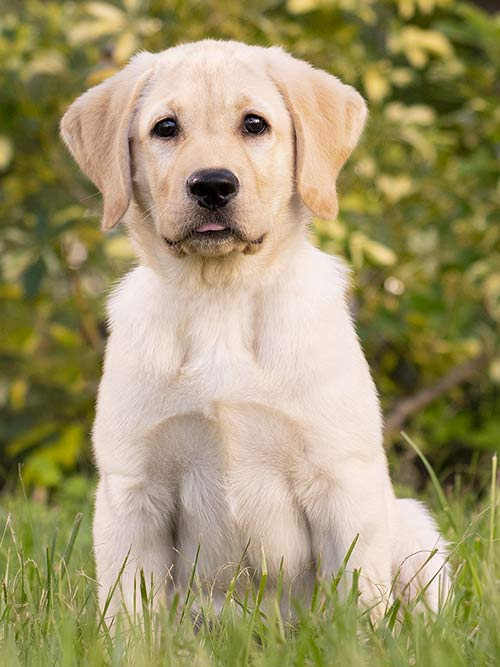
#> input picture Images/dog1.jpg, 500 x 667 px
$ python gradients.py
#> lines starting #> are read from the running program, lines starting #| are printed output that depends on the picture; after the words box and inside, x2 and y2 are one past the last pixel; in counts of white or black regions, pixels touching at a corner belong together
import cv2 as cv
import matplotlib.pyplot as plt
import numpy as np

dog = cv.imread('Images/dog1.jpg')
#> dog is the input picture: shape (667, 500, 3); mean B, G, R 108.8, 149.9, 160.6
gray  = cv.cvtColor(dog,cv.COLOR_BGR2GRAY)
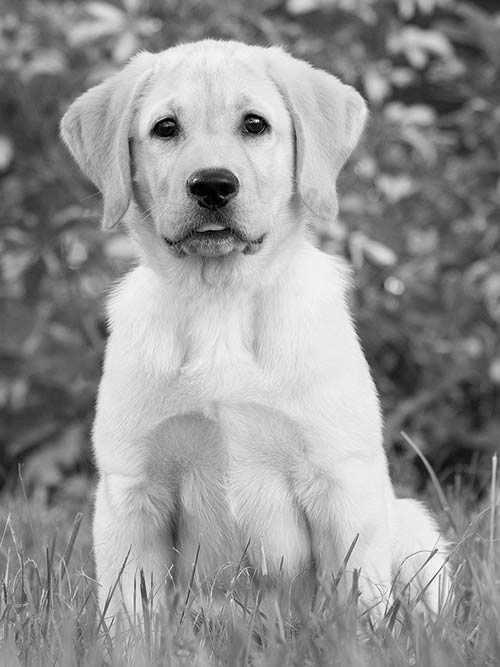
#> gray: shape (667, 500); min 0, max 254, mean 148.4
cv.imshow('gray',gray)

#laplacian
lap = cv.Laplacian(gray, cv.CV_64F)
lap = np.uint8(np.absolute(lap))
cv.imshow('lap',lap)

#sobel
sobelx = cv.Sobel(gray,cv.CV_64F, 1, 0)
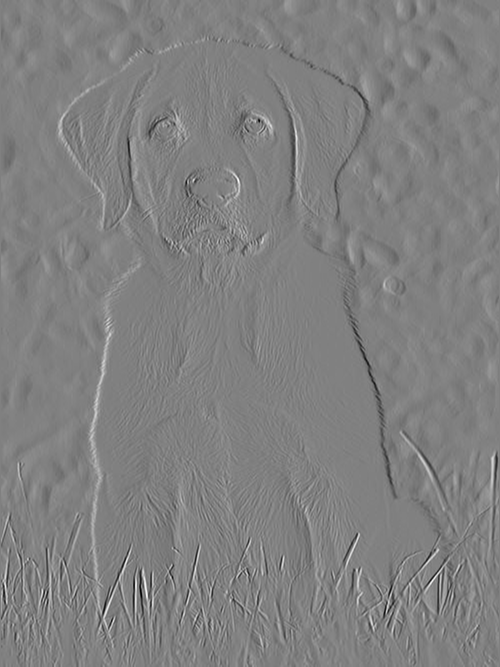
#> sobelx: shape (667, 500) float64; min -659, max 647, mean 0.2; drawn with min black and max white
sobely = cv.Sobel(gray,cv.CV_64F, 0, 1)

cv.imshow('sx',sobelx)
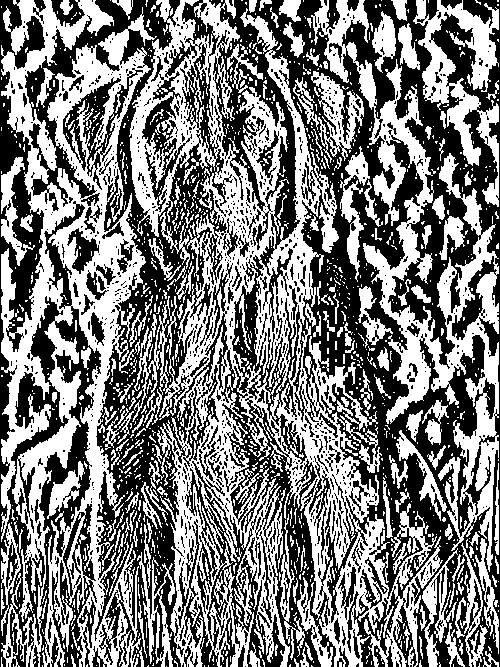
#> window 'sx': shape (667, 500); 48.9% white; 1286 white regions (1074 under 20 px), largest, box (x1, y1, x2, y2) and area: (129, 0, 443, 667) 61419, (1, 0, 157, 667) 41205, (311, 0, 499, 572) 20507
cv.imshow('sy',sobely)
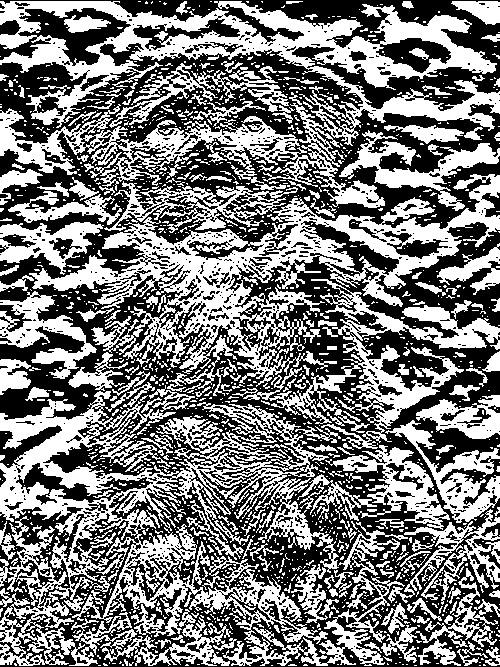
#> window 'sy': shape (667, 500); 47.5% white; 1486 white regions (1254 under 20 px), largest, box (x1, y1, x2, y2) and area: (0, 391, 408, 666) 37967, (0, 1, 500, 208) 31513, (29, 174, 500, 396) 24712
combined_sobel = cv.bitwise_or(sobely,sobelx)
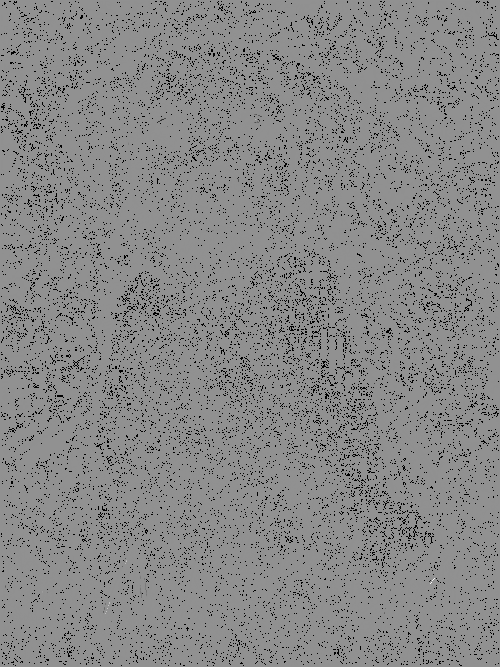
#> combined_sobel: shape (667, 500) float64; 6.31% of the values are NaN or infinite; the others: min -130560, max 98816, mean -71.38; drawn with min black, max white, NaN and infinite black
cv.imshow('com_sob',combined_sobel)
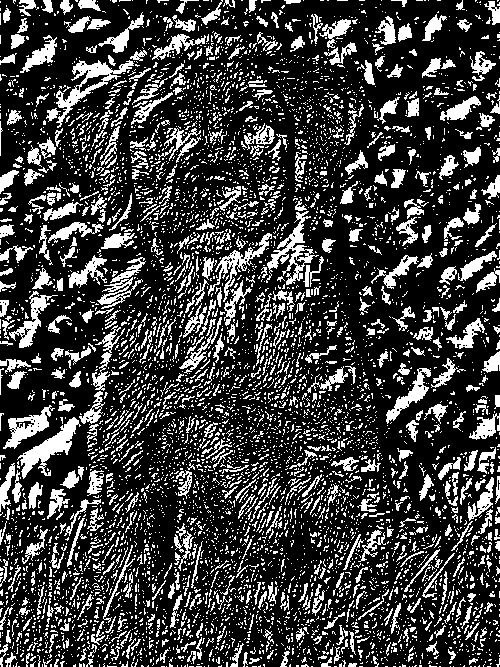
#> window 'com_sob': shape (667, 500); 24.2% white; 6288 white regions (5574 under 20 px), largest, box (x1, y1, x2, y2) and area: (17, 417, 81, 479) 1203, (56, 60, 134, 128) 1193, (266, 211, 319, 285) 1079

# canny - including sobel in its process
canny = cv.Canny(gray,150,175)
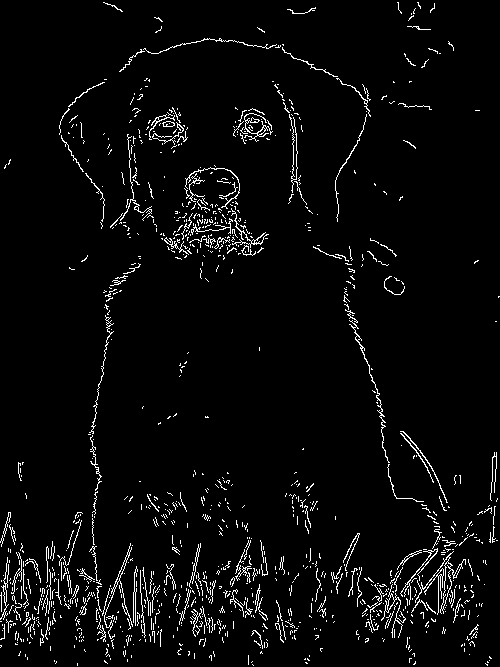
#> canny: shape (667, 500); 3.9% white in thin lines or dots
cv.imshow('canny',canny)

cv.waitKey(0)

$ run again, with Images/dog.jpg copied over Images/dog1.jpg
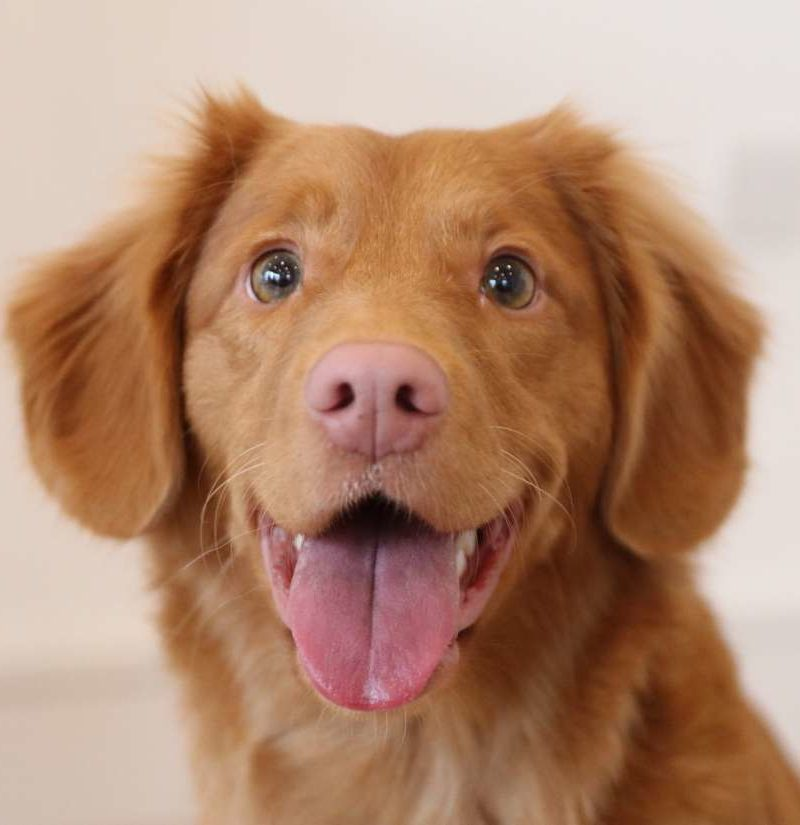
#> input picture Images/dog.jpg, 800 x 825 px
#> dog is the input picture: shape (825, 800, 3); mean B, G, R 112.3, 137.1, 177.1
#> `cv.imshow('sx',sobelx)`:
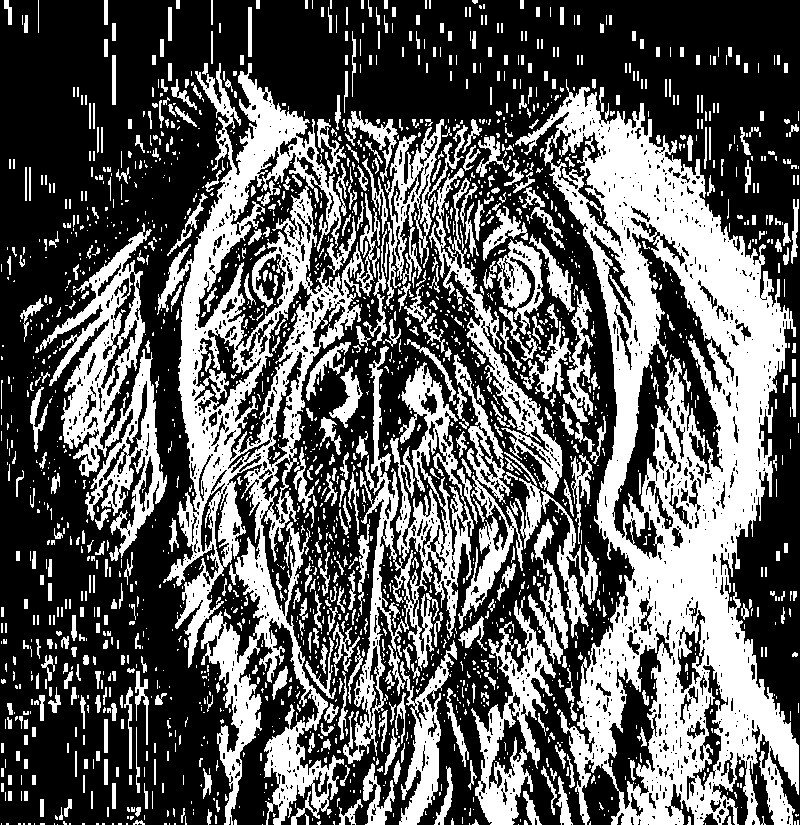
#> window 'sx': shape (825, 800); 37.1% white; 2145 white regions (1494 under 20 px), largest, box (x1, y1, x2, y2) and area: (515, 79, 799, 825) 82442, (157, 63, 380, 825) 47881, (343, 346, 474, 764) 13819
#> `canny = cv.Canny(gray,150,175)`:
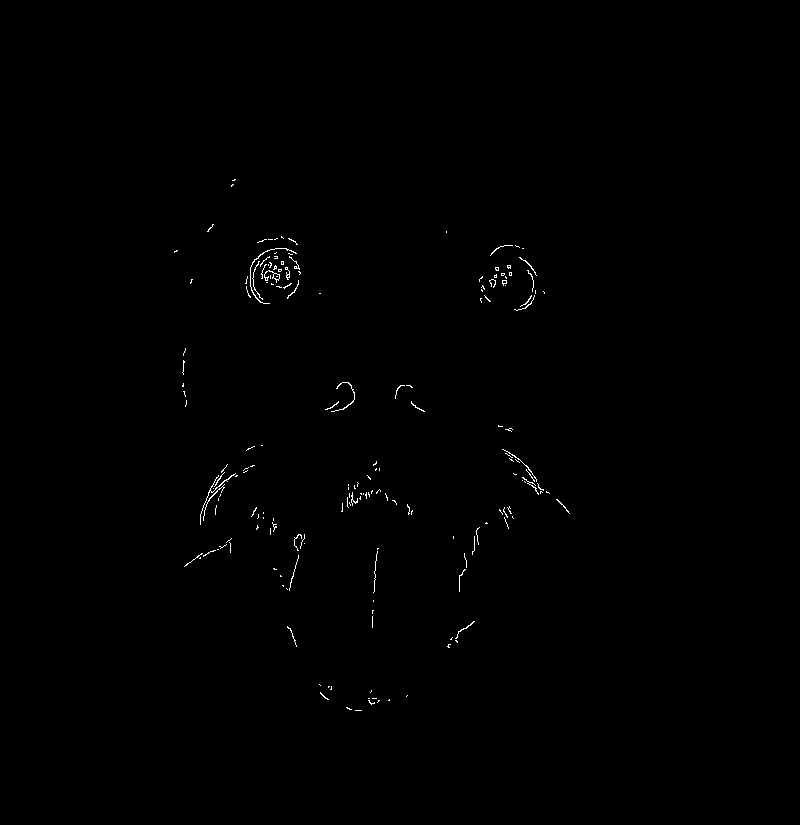
#> canny: shape (825, 800); 0.34% white in thin lines or dots, all inside (x1, y1, x2, y2) = (174, 179, 570, 711)
